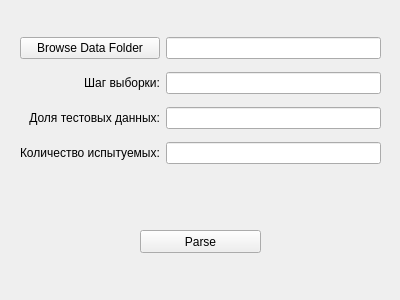
<?xml version="1.0" encoding="UTF-8"?>
<ui version="4.0">
 <class>Form</class>
 <widget class="QWidget" name="Form">
  <property name="geometry">
   <rect>
    <x>0</x>
    <y>0</y>
    <width>400</width>
    <height>300</height>
   </rect>
  </property>
  <property name="windowTitle">
   <string>Form</string>
  </property>
  <widget class="QWidget" name="gridLayoutWidget">
   <property name="geometry">
    <rect>
     <x>20</x>
     <y>30</y>
     <width>361</width>
     <height>141</height>
    </rect>
   </property>
   <layout class="QGridLayout" name="gridLayout">
    <item row="3" column="0">
     <widget class="QLabel" name="labelStep">
      <property name="text">
       <string>Шаг выборки:</string>
      </property>
      <property name="alignment">
       <set>Qt::AlignRight|Qt::AlignTrailing|Qt::AlignVCenter</set>
      </property>
     </widget>
    </item>
    <item row="4" column="0">
     <widget class="QLabel" name="labelProc">
      <property name="text">
       <string>Доля тестовых данных:</string>
      </property>
      <property name="alignment">
       <set>Qt::AlignRight|Qt::AlignTrailing|Qt::AlignVCenter</set>
      </property>
     </widget>
    </item>
    <item row="2" column="0">
     <widget class="QPushButton" name="buttonBrowseDataFolder">
      <property name="text">
       <string>Browse Data Folder</string>
      </property>
     </widget>
    </item>
    <item row="3" column="1">
     <widget class="QLineEdit" name="textStep"/>
    </item>
    <item row="2" column="1">
     <widget class="QLineEdit" name="textBrowseDataFolder"/>
    </item>
    <item row="4" column="1">
     <widget class="QLineEdit" name="textProc"/>
    </item>
    <item row="5" column="0">
     <widget class="QLabel" name="labelTesteeCount">
      <property name="text">
       <string>Количество испытуемых:</string>
      </property>
     </widget>
    </item>
    <item row="5" column="1">
     <widget class="QLineEdit" name="textTesteeCount"/>
    </item>
   </layout>
  </widget>
  <widget class="QPushButton" name="buttonParseData">
   <property name="geometry">
    <rect>
     <x>140</x>
     <y>230</y>
     <width>121</width>
     <height>23</height>
    </rect>
   </property>
   <property name="text">
    <string>Parse</string>
   </property>
  </widget>
 </widget>
 <resources/>
 <connections/>
</ui>
